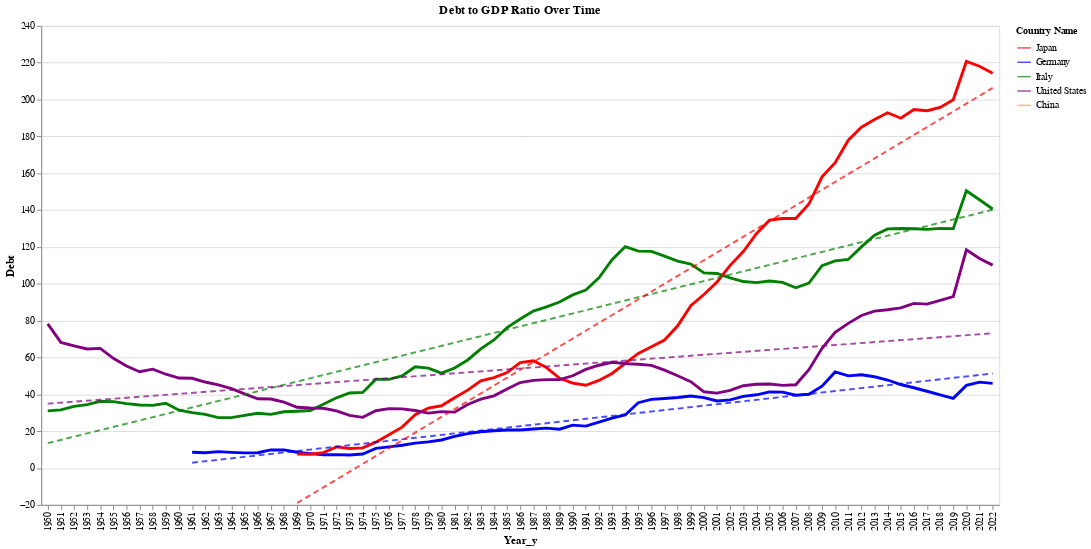

The code cell stored with this chart in its notebook:
### Markdown cell above
### Debt-to-GDP Ratio Trends

### Code cell
# Select the countries that we want to visualize
# Countries: Japan, Germany, Italy, United States, China
countries = ['Japan', 'Germany', 'Italy', 'United States', 'China']

# Define a color dictionary for the countries
color_dict = {
    'Japan': 'red',
    'Germany': 'blue',
    'Italy': 'green',
    'United States': 'purple',
    'China': 'orange'
}

# Filter the data for the selected countries
filtered_data = gdp_debt_data[gdp_debt_data['Country Name'].isin(countries)]
filtered_data = filtered_data[:5000]  # Consider if this limit is necessary

# Create the base chart
base = alt.Chart(filtered_data).encode(
    x='Year_y:O',
    y='Debt:Q',
    color=alt.Color('Country Name:N', scale=alt.Scale(domain=list(color_dict.keys()), range=list(color_dict.values()))),
    tooltip=['Country Name', 'Year_y', 'Debt']
)

# Create the line chart
line_chart = base.mark_line(size=3)

# Create the trend lines
trend_lines = base.transform_regression(
    'Year_y', 'Debt', groupby=['Country Name'], 
    method='linear', order=1
).mark_line(
    size=2,
    opacity=0.7,
    strokeDash=[6, 4]
).encode(
    color=alt.Color('Country Name:N', scale=alt.Scale(domain=list(color_dict.keys()), range=list(color_dict.values())))
)

# Combine the chart with legend
combined_chart = (line_chart + trend_lines).properties(
    title='Debt to GDP Ratio Over Time',
    width=1000,
    height=500
).configure_legend(
    orient='right',
    symbolSize=200,
    titleFontSize=10
)

# Display the chart
combined_chart.display()

### Figure 1 — Vega-Lite specification as saved in the notebook (floating-point values rounded to 4 significant figures; data arrays with more than 128 entries replaced by an {"elided": "..."} marker saying what was removed)
{"config": {"view": {"continuousWidth": 300, "continuousHeight": 300}, "legend": {"orient": "right", "symbolSize": 200, "titleFontSize": 10}}, "layer": [{"mark": {"type": "line", "size": 3}, "encoding": {"color": {"field": "Country Name", "scale": {"domain": ["Japan", "Germany", "Italy", "United States", "China"], "range": ["red", "blue", "green", "purple", "orange"]}, "type": "nominal"}, "tooltip": [{"field": "Country Name", "type": "nominal"}, {"field": "Year_y", "type": "quantitative"}, {"field": "Debt", "type": "quantitative"}], "x": {"field": "Year_y", "type": "ordinal"}, "y": {"field": "Debt", "type": "quantitative"}}}, {"mark": {"type": "line", "opacity": 0.7, "size": 2, "strokeDash": [6, 4]}, "encoding": {"color": {"field": "Country Name", "scale": {"domain": ["Japan", "Germany", "Italy", "United States", "China"], "range": ["red", "blue", "green", "purple", "orange"]}, "type": "nominal"}, "tooltip": [{"field": "Country Name", "type": "nominal"}, {"field": "Year_y", "type": "quantitative"}, {"field": "Debt", "type": "quantitative"}], "x": {"field": "Year_y", "type": "ordinal"}, "y": {"field": "Debt", "type": "quantitative"}}, "transform": [{"on": "Year_y", "regression": "Debt", "groupby": ["Country Name"], "method": "linear", "order": 1}]}], "data": {"name": "data-effe040d72164ef68822d91737ac052a"}, "height": 500, "title": "Debt to GDP Ratio Over Time", "width": 1000, "$schema": "https://vega.github.io/schema/vega-lite/v5.20.1.json", "datasets": {"data-effe040d72164ef68822d91737ac052a": {"elided": "5000 records"}}}
